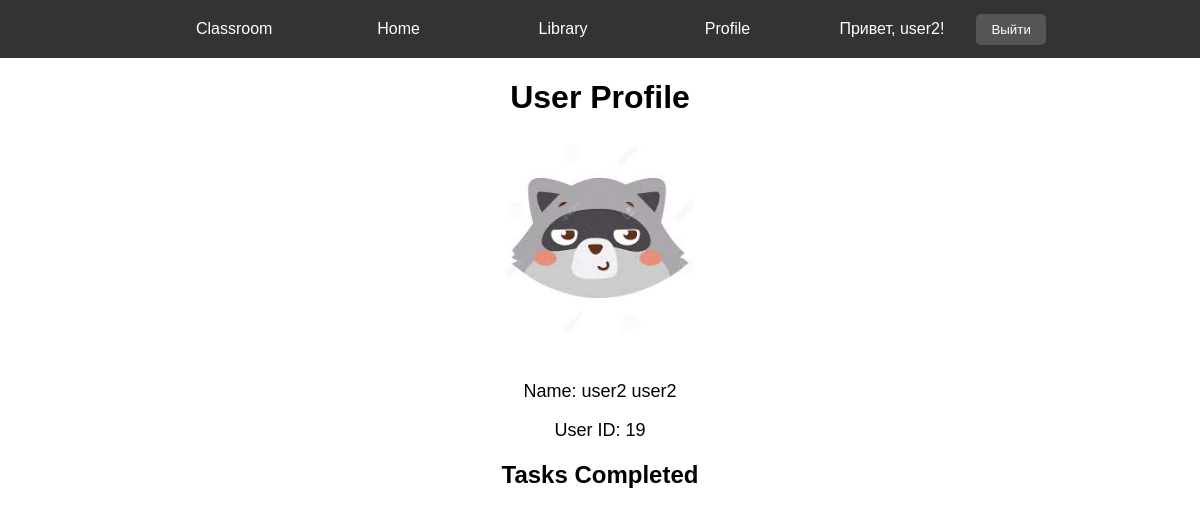
The app's page /profile/ (signed in), older data.
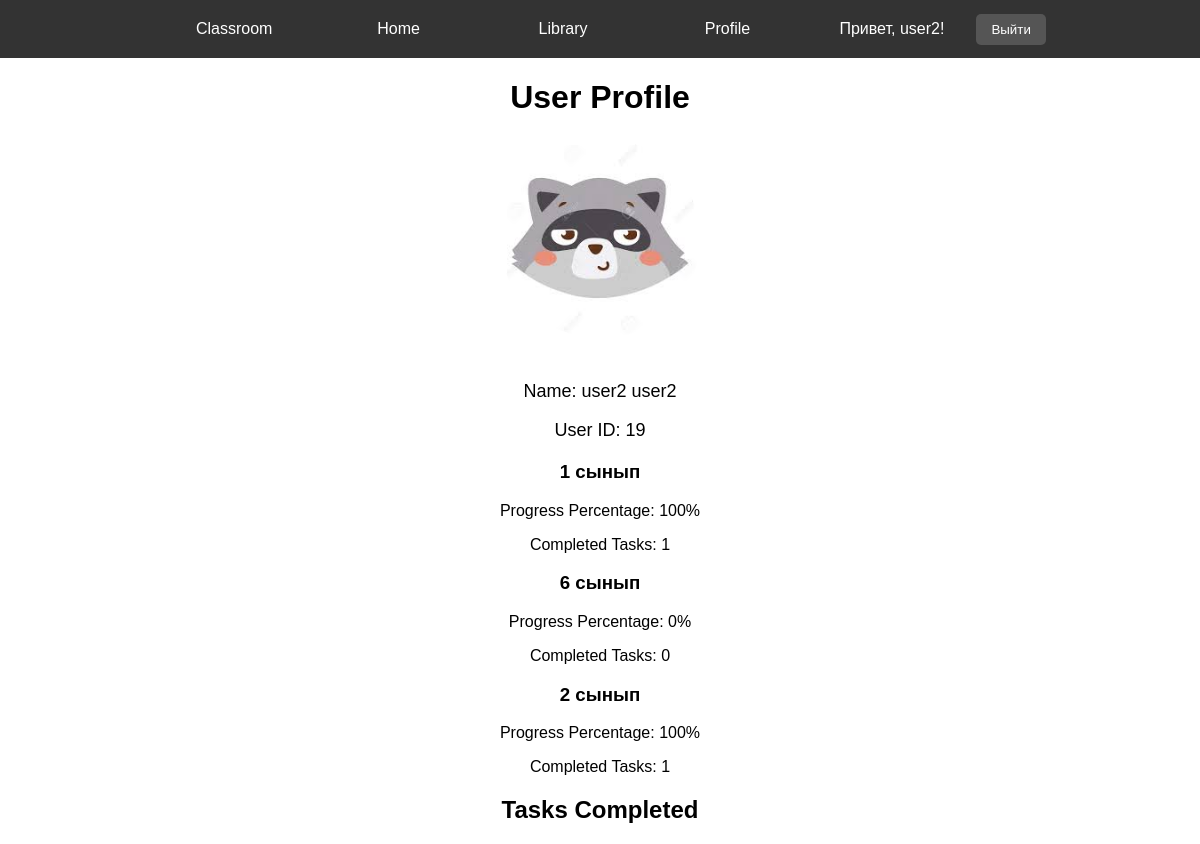
The same page, newer data.
### main/models.py (models this page shows, shortened)
class Custom(models.Model):
    user = models.OneToOneField(User, on_delete=models.CASCADE)
    profile_pic = models.ImageField(upload_to=generate_filename, null=True, blank=True, default="profile_pic/default.png")
    @property
    def get_name(self):
        return f"{self.user.first_name} {self.user.last_name}"
    @property
    def get_id(self):
        return self.user.id

class ClassroomProgress(models.Model):
    user = models.ForeignKey(User, on_delete=models.CASCADE)
    classroom = models.ForeignKey(Classroom, on_delete=models.CASCADE)
    progress_percentage = models.IntegerField(default=0)
    completed_tasks_count = models.IntegerField(default=0)
    completed_tasks = models.ManyToManyField(Task, related_name='completed_in_classroom')

class Classroom(models.Model):
    name = models.CharField(max_length=100)

### main/views.py (the view)
# urls.py: path('profile/', views.profile_view, name='profile'),
def profile_view(request):
    recalculate_all_progress()
    profile_info = Custom.objects.get(user=request.user)
    classroom_progress = ClassroomProgress.objects.filter(user=request.user)
    start_date = datetime.now().replace(day=1, hour=0, minute=0, second=0, microsecond=0)
    end_date = start_date.replace(day=1, month=start_date.month+1) - timedelta(days=1)
    return render(request, 'profile.html', {'profile_info': profile_info, 'classroom_progress': classroom_progress})

### main/views.py (called while the page is built)
def recalculate_all_progress():
    users = User.objects.all()
    for user in users:
        classroom_progresses = ClassroomProgress.objects.filter(user=user)
        for progress in classroom_progresses:
            completed_tasks_count = progress.completed_tasks.count()
            total_tasks_count = Task.objects.filter(classroom=progress.classroom).count()
            if completed_tasks_count > total_tasks_count:
                completed_tasks_count = total_tasks_count  # Установить completed_tasks_count равным total_tasks_count
            progress.progress_percentage = (completed_tasks_count / total_tasks_count) * 100 if total_tasks_count != 0 else 0
            progress.completed_tasks_count = completed_tasks_count  # Обновить completed_tasks_count
            progress.save()

### main/templates/profile.html (shortened to what this page needs)
<!DOCTYPE html>
<html lang="en">
<head>
    {% include 'navbar.html' %}
</head>
<body>
    <div class="profile-container">
        <h1>User Profile</h1>
        <div class="profile-info">
            <img src="{{ profile_info.profile_pic.url }}" alt="Profile Picture" class="profile-pic">
            <p>Name: {{ profile_info.get_name }}</p>
            <p>User ID: {{ profile_info.get_id }}</p>
        </div>
        <div class="progress-info">
            {% for classroom_progress in classroom_progress %}
            <h3>{{ classroom_progress.classroom.name }}</h3>
            <p>Progress Percentage: {{ classroom_progress.progress_percentage }}%</p>
            <p>Completed Tasks: {{ classroom_progress.completed_tasks_count }}</p>
        {% endfor %}
            <h2>Tasks Completed</h2>
        </div>
    </div>
</body>
</html>

### main/templates/navbar.html (shortened to what this page needs)
{% load static %}
<!DOCTYPE html>
<html lang="en">
<head>
</head>
<body>
    <div class="navbar">
        <a href="{% url 'classroom' %}">Classroom</a>
        <a href="{% url 'home' %}">Home</a>
        <a href="{% url 'library' %}">Library</a>
        {% if user.is_authenticated %}
            {% if user.is_staff %}
                <a href="{% url 'admin_panel' %}">Admin Panel</a>
            {% else %}
                <a href="{% url 'profile' %}">Profile</a>
            {% endif %}
            <div class="user-info">Привет, {{ user.username }}!</div>
            <form class="logout-form" action="{% url 'logout' %}" method="post">
                <button type="submit">Выйти</button>
            </form>
        {% else %}
            <a href="{% url 'login' %}">Login</a>
            <a href="{% url 'registration' %}">Registration</a>
        {% endif %}
    </div>
</body>
</html>

### main/templates/navbar.html (style rules this page uses)
body { font-family: Arial, sans-serif; margin: 0; padding: 0; }
.navbar { background-color: #333; padding: 10px 0; text-align: center; }
.navbar a { color: white; text-decoration: none; padding: 10px 20px; margin: 0 10px; border-radius: 5px; transition: background-color 0.3s; width: 100px; display: inline-block; }
.user-info { color: white; margin-left: 20px; width: 120px; display: inline-block; }
.logout-form { margin-left: 20px; display: inline-block; }
.logout-form button { background-color: #555; color: white; border: none; border-radius: 5px; padding: 8px 15px; cursor: pointer; transition: background-color 0.3s; }

### main/templates/profile.html (style rules this page uses)
.profile-container { max-width: 800px; margin: 0 auto; text-align: center; }
.profile-pic { width: 200px; height: 200px; border-radius: 50%; margin-bottom: 20px; }
.profile-info { font-size: 18px; margin-bottom: 20px; }
.progress-info { font-size: 16px; }

Row changes from the older to the newer data that the page shows:
added ClassroomProgress: classroom.name "1 сынып", progress_percentage "100", completed_tasks_count "1"
added ClassroomProgress: classroom.name "6 сынып", progress_percentage "0", completed_tasks_count "0"
added ClassroomProgress: classroom.name "2 сынып", progress_percentage "100", completed_tasks_count "1"
